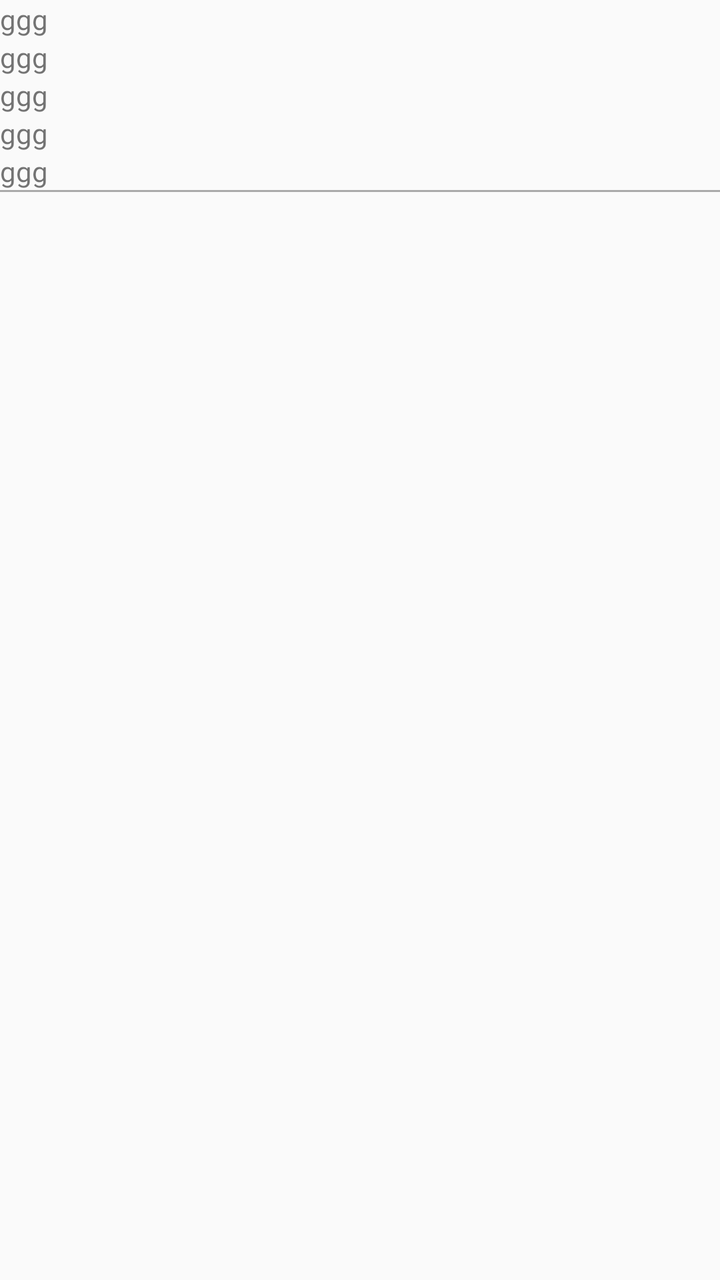
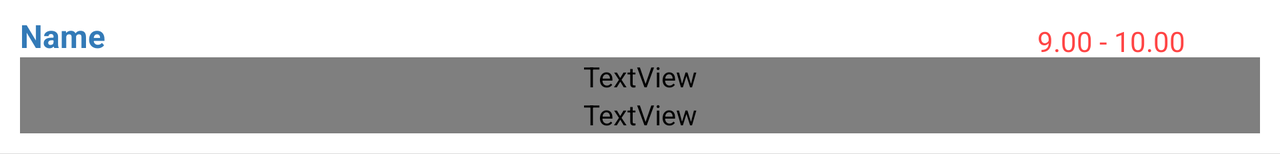

Compare how this app lays out the same screen by default and in its alternative resource folder. The renders come first, then the two layout files and the values they reference.
<!-- AndroidManifest.xml: application theme AppTheme -->
<!-- res/layout/timetable_row.xml -->
<?xml version="1.0" encoding="utf-8"?>
<LinearLayout xmlns:android="http://schemas.android.com/apk/res/android"
    android:orientation="vertical" android:layout_width="match_parent"
    android:layout_height="match_parent">
    <TextView
        android:layout_width="match_parent"
        android:text="ggg"
        android:layout_height="wrap_content"
        android:id="@+id/name"/>
    <TextView
        android:layout_width="match_parent"
        android:layout_height="wrap_content"
        android:text="ggg"
        android:id="@+id/start_time"/>

    <TextView
        android:layout_width="match_parent"
        android:layout_height="wrap_content"
        android:text="ggg"
        android:id="@+id/end_time"/>

    <TextView
        android:layout_width="match_parent"
        android:layout_height="wrap_content"
        android:text="ggg"
        android:id="@+id/class_div"/>

    <TextView
        android:layout_width="match_parent"
        android:layout_height="wrap_content"
        android:text="ggg"
        android:id="@+id/subject"/>
    <View
        android:layout_width="match_parent"
        android:layout_height="1dp"
        android:background="@android:color/darker_gray"/>

</LinearLayout>
<!-- resources referenced by this layout -->
<resources>
  <style name="AppTheme" parent="Theme.AppCompat.Light.NoActionBar">
          
          <item name="colorPrimary">@color/colorPrimary</item>
          <item name="colorPrimaryDark">@color/colorPrimaryDark</item>
          <item name="colorAccent">@color/colorAccent</item>
      </style>
  <color name="colorPrimary">#3F51B5</color>
  <color name="colorPrimaryDark">#337ab7</color>
  <color name="colorAccent">#337ab7</color>
</resources>
<!-- res/layout-land/timetable_row.xml (the repository's variant of the layout above) -->
<!-- drawn on the phone turned sideways -->
<?xml version="1.0" encoding="utf-8"?>
<LinearLayout
    xmlns:android="http://schemas.android.com/apk/res/android"
    android:layout_width="fill_parent"
    android:layout_height="wrap_content"
    android:layout_gravity="top"
    android:gravity="center_vertical"
    android:orientation="vertical"
    android:background="@color/colorWhite">

    <LinearLayout
        android:layout_width="match_parent"
        android:paddingLeft="10dp"
        android:paddingTop="5dp"
        android:layout_height="match_parent"
        android:paddingRight="10dp"
        android:orientation="horizontal"
        android:weightSum="1">

        <TextView
            android:id="@+id/subject"
            android:layout_width="255dp"
            android:layout_height="wrap_content"
            android:layout_gravity="center_horizontal"
            android:text="Name"
            android:textAppearance="?android:attr/textAppearanceLarge"
            android:paddingTop="2dp"
            android:textSize="16sp"
            android:fontFamily="sans-serif"
            android:textColor="@color/colorAccent"
            android:textStyle="bold"
            android:textAllCaps="false"
            android:layout_weight="0.94" />

        <LinearLayout
            android:orientation="horizontal"
            android:layout_width="95dp"
            android:layout_height="match_parent">

            <TextView
                android:id="@+id/start_time"
                android:layout_width="wrap_content"
                android:textColor="@android:color/holo_red_light"
                android:textAppearance="?android:attr/textAppearanceMedium"
                android:textSize="14sp"
                android:layout_height="wrap_content"
                android:text="9.00"
                android:paddingTop="6dp" />

            <TextView
                android:text=" - "
                android:layout_width="wrap_content"
                android:layout_height="wrap_content"
                android:id="@+id/hyphen"
                android:paddingTop="6dp"
                android:textColor="@android:color/holo_red_light"
                android:textAlignment="viewEnd" />

            <TextView
                android:id="@+id/end_time"
                android:layout_width="wrap_content"
                android:textColor="@android:color/holo_red_light"
                android:textAppearance="?android:attr/textAppearanceMedium"
                android:textSize="14sp"
                android:layout_height="wrap_content"
                android:text="10.00"
                android:paddingTop="6dp"
                android:textAlignment="viewEnd" />
        </LinearLayout>

    </LinearLayout>

    <LinearLayout
        android:layout_width="match_parent"
        android:layout_height="match_parent"
        android:paddingLeft="10dp"
        android:paddingRight="10dp"
        android:orientation="horizontal" >
        <TextView
            android:id="@+id/name"
            android:layout_width="match_parent"
            android:textColor="@color/bb_inActiveBottomBarItemColor"
            android:textAppearance="?android:attr/textAppearanceMedium"
            android:textSize="13dp"
            android:layout_height="wrap_content"
            android:text="Subject"
            android:layout_gravity="right"
            android:fontFamily="sans-serif"
            android:textAlignment="viewStart" />

    </LinearLayout>

    <LinearLayout
        android:orientation="horizontal"
        android:layout_width="match_parent"
        android:layout_height="match_parent"
        android:layout_marginLeft="10dp"
        android:layout_marginRight="10dp"
        android:layout_marginBottom="10dp">

        <TextView
            android:text="TextView"
            android:layout_width="wrap_content"
            android:layout_height="wrap_content"
            android:id="@+id/tt_row_id"
            android:layout_weight="1"
            android:visibility="gone" />

        <TextView
            android:id="@+id/class_div"
            android:layout_width="match_parent"
            android:textSize="13sp"
            android:textColor="@color/bb_inActiveBottomBarItemColor"
            android:textAppearance="?android:attr/textAppearanceMedium"
            android:layout_height="wrap_content"
            android:text="Division"
            android:layout_gravity="left"
            android:fontFamily="sans-serif" />
    </LinearLayout>

    <View
        android:layout_width="match_parent"
        android:layout_height="0.3dp"
        android:background="@color/bottomLine"/>
</LinearLayout>
<!-- resources referenced by the variant -->
<!-- as the phone turned sideways resolves them -->
<resources>
  <color name="bottomLine">#dcdcdc</color>
  <color name="colorAccent">#337ab7</color>
  <color name="colorWhite">#ffffff</color>
  <style name="AppTheme" parent="Theme.AppCompat.Light.NoActionBar">
          
          <item name="colorPrimary">@color/colorPrimary</item>
          <item name="colorPrimaryDark">@color/colorPrimaryDark</item>
          <item name="colorAccent">@color/colorAccent</item>
      </style>
  <color name="colorPrimary">#3F51B5</color>
  <color name="colorPrimaryDark">#337ab7</color>
</resources>
